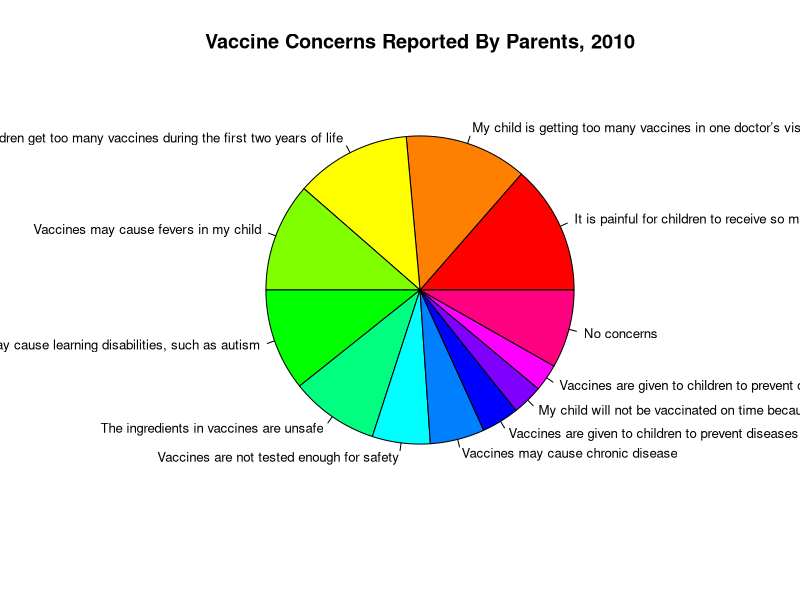

This chart was generated by the following R code:
setwd("~/Desktop/R Scripts/Preventable-Diseases")
vacconcerns <- read.csv("VacConcerns.csv")
pie(x = vacconcerns$Parents.reporting.concern...., 
    label=paste(vacconcerns$Concern),
    col=rainbow(length(vacconcerns$Concern)), cex = 0.8,
    main="Vaccine Concerns Reported By Parents, 2010") #will have to change width when exporting as JPG
